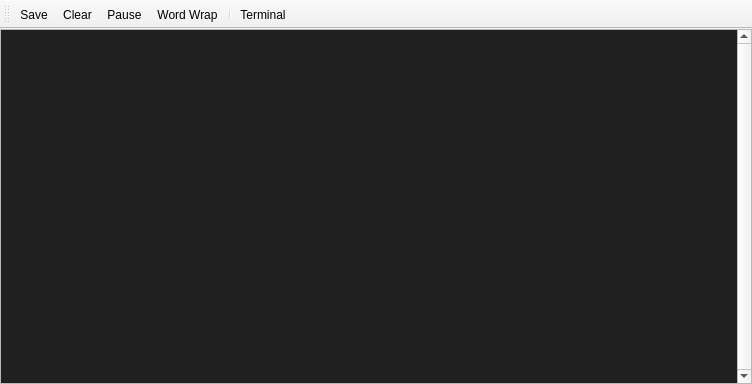
<?xml version="1.0" encoding="UTF-8"?>
<ui version="4.0">
 <class>ConsoleWindow</class>
 <widget class="QMainWindow" name="ConsoleWindow">
  <property name="geometry">
   <rect>
    <x>0</x>
    <y>0</y>
    <width>752</width>
    <height>384</height>
   </rect>
  </property>
  <property name="contextMenuPolicy">
   <enum>Qt::NoContextMenu</enum>
  </property>
  <property name="windowTitle">
   <string>Console</string>
  </property>
  <widget class="QWidget" name="centralwidget">
   <layout class="QVBoxLayout" name="verticalLayout">
    <property name="spacing">
     <number>0</number>
    </property>
    <property name="leftMargin">
     <number>0</number>
    </property>
    <property name="topMargin">
     <number>0</number>
    </property>
    <property name="rightMargin">
     <number>0</number>
    </property>
    <property name="bottomMargin">
     <number>0</number>
    </property>
    <item>
     <widget class="QPlainTextEdit" name="plainTextEdit">
      <property name="palette">
       <palette>
        <active>
         <colorrole role="WindowText">
          <brush brushstyle="SolidPattern">
           <color alpha="255">
            <red>0</red>
            <green>0</green>
            <blue>0</blue>
           </color>
          </brush>
         </colorrole>
         <colorrole role="Text">
          <brush brushstyle="SolidPattern">
           <color alpha="255">
            <red>192</red>
            <green>192</green>
            <blue>192</blue>
           </color>
          </brush>
         </colorrole>
         <colorrole role="Base">
          <brush brushstyle="SolidPattern">
           <color alpha="255">
            <red>32</red>
            <green>32</green>
            <blue>32</blue>
           </color>
          </brush>
         </colorrole>
        </active>
        <inactive>
         <colorrole role="WindowText">
          <brush brushstyle="SolidPattern">
           <color alpha="255">
            <red>0</red>
            <green>0</green>
            <blue>0</blue>
           </color>
          </brush>
         </colorrole>
         <colorrole role="Text">
          <brush brushstyle="SolidPattern">
           <color alpha="255">
            <red>192</red>
            <green>192</green>
            <blue>192</blue>
           </color>
          </brush>
         </colorrole>
         <colorrole role="Base">
          <brush brushstyle="SolidPattern">
           <color alpha="255">
            <red>32</red>
            <green>32</green>
            <blue>32</blue>
           </color>
          </brush>
         </colorrole>
        </inactive>
        <disabled>
         <colorrole role="WindowText">
          <brush brushstyle="SolidPattern">
           <color alpha="255">
            <red>120</red>
            <green>120</green>
            <blue>120</blue>
           </color>
          </brush>
         </colorrole>
         <colorrole role="Text">
          <brush brushstyle="SolidPattern">
           <color alpha="255">
            <red>120</red>
            <green>120</green>
            <blue>120</blue>
           </color>
          </brush>
         </colorrole>
         <colorrole role="Base">
          <brush brushstyle="SolidPattern">
           <color alpha="255">
            <red>240</red>
            <green>240</green>
            <blue>240</blue>
           </color>
          </brush>
         </colorrole>
        </disabled>
       </palette>
      </property>
      <property name="font">
       <font>
        <family>Lucida Console</family>
        <pointsize>9</pointsize>
       </font>
      </property>
      <property name="verticalScrollBarPolicy">
       <enum>Qt::ScrollBarAlwaysOn</enum>
      </property>
      <property name="lineWrapMode">
       <enum>QPlainTextEdit::NoWrap</enum>
      </property>
      <property name="textInteractionFlags">
       <set>Qt::LinksAccessibleByKeyboard|Qt::LinksAccessibleByMouse|Qt::TextBrowserInteraction|Qt::TextSelectableByKeyboard|Qt::TextSelectableByMouse</set>
      </property>
     </widget>
    </item>
   </layout>
  </widget>
  <widget class="QToolBar" name="toolBar">
   <property name="windowTitle">
    <string>toolBar</string>
   </property>
   <attribute name="toolBarArea">
    <enum>TopToolBarArea</enum>
   </attribute>
   <attribute name="toolBarBreak">
    <bool>false</bool>
   </attribute>
   <addaction name="action_save"/>
   <addaction name="action_clear"/>
   <addaction name="action_pause"/>
   <addaction name="action_wrap"/>
   <addaction name="separator"/>
   <addaction name="action_terminal"/>
  </widget>
  <action name="action_save">
   <property name="icon">
    <iconset resource="../resources.qrc">
     <normaloff>:/new/prefix1/Images/save.png</normaloff>:/new/prefix1/Images/save.png</iconset>
   </property>
   <property name="text">
    <string>&amp;Save</string>
   </property>
  </action>
  <action name="action_clear">
   <property name="icon">
    <iconset resource="../resources.qrc">
     <normaloff>:/new/prefix1/Images/clear.png</normaloff>:/new/prefix1/Images/clear.png</iconset>
   </property>
   <property name="text">
    <string>&amp;Clear</string>
   </property>
  </action>
  <action name="action_wrap">
   <property name="checkable">
    <bool>true</bool>
   </property>
   <property name="icon">
    <iconset resource="../resources.qrc">
     <normaloff>:/new/prefix1/Images/wordwrap.png</normaloff>:/new/prefix1/Images/wordwrap.png</iconset>
   </property>
   <property name="text">
    <string>&amp;Word Wrap</string>
   </property>
  </action>
  <action name="action_pause">
   <property name="checkable">
    <bool>true</bool>
   </property>
   <property name="icon">
    <iconset resource="../resources.qrc">
     <normaloff>:/new/prefix1/Images/pause.png</normaloff>:/new/prefix1/Images/pause.png</iconset>
   </property>
   <property name="text">
    <string>&amp;Pause</string>
   </property>
   <property name="toolTip">
    <string>Pause</string>
   </property>
  </action>
  <action name="action_terminal">
   <property name="icon">
    <iconset resource="../resources.qrc">
     <normaloff>:/new/prefix1/Images/application_xp_terminal.png</normaloff>:/new/prefix1/Images/application_xp_terminal.png</iconset>
   </property>
   <property name="text">
    <string>&amp;Terminal</string>
   </property>
   <property name="toolTip">
    <string>Start Terminal Program</string>
   </property>
  </action>
 </widget>
 <resources>
  <include location="../resources.qrc"/>
 </resources>
 <connections/>
</ui>
